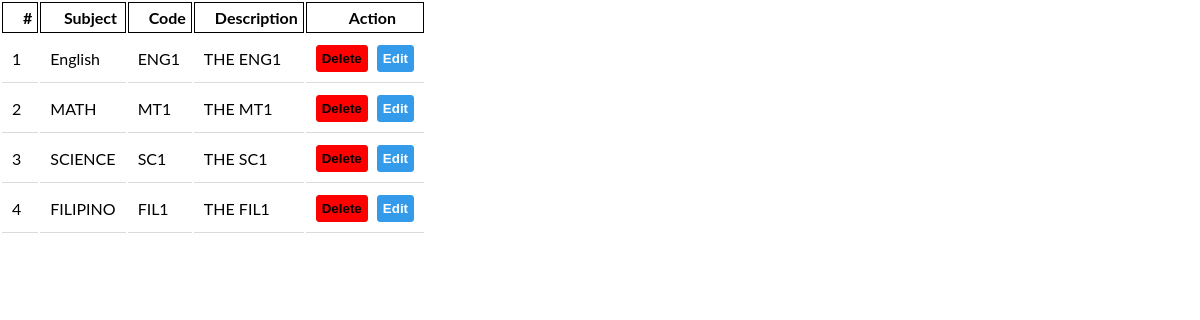
The page /admin/subjects/display_subject.php on the database its author committed.
### tables this page shows
CREATE TABLE `subject` (
  `subject_id` int(11) NOT NULL,
  `subject` varchar(50) NOT NULL,
  `subject_code` varchar(50) NOT NULL,
  `description` varchar(50) NOT NULL
);

### admin/subjects/display_subject.php (the view, shortened to what this page needs)
<?php
require_once('../../includes/connect.php');
?>
<!DOCTYPE html>
<html>
<head>
<link rel="stylesheet" href="../../css/styles.css">
    <link href="https://cdnjs.cloudflare.com/ajax/libs/toastr.js/2.0.1/css/toastr.css" rel="stylesheet"/>
</head>
<body>
<table class="table mt-3" id="po">
    <tr>
        <th>#</th>
        <th>Subject</th>
        <th>Code</th>
        <th>Description</th>
        <th>Action</th>
    </tr>
    <?php
        $getSubject="SELECT * FROM subject";
        $result_subject=mysqli_query($conn,$getSubject);
        $count=0;
        while($row=mysqli_fetch_array($result_subject)){
            $count++;
    ?>
        <tr id="<?php echo $row['subject_id']?>">
            <td><?php echo $count?></td>
            <td><?php echo $row['subject']?></td>
            <td><?php echo $row['subject_code']?></td>
            <td><?php echo $row['description']?></td>
            <td>
                <button onclick="confirm('are you sure?') && deleteSubject(<?php echo $row['subject_id']?>)"class="redblackButton">Delete</button>
                <button onclick="editSubject(<?php echo $row['subject_id']?>)"class="bluewhiteButton">Edit</button>
            </td>
        </tr>
    <?php
    }
    ?>
</table>
</body>
</html>

### css/styles.css (style rules this page uses)
body { margin:0; font-family: "Lato", sans-serif; }
* { box-sizing: border-box; }
.usertableStyle tr, td { color:#000; padding:10px; border-bottom:1px solid #dbdbdb; border-collapse:collapse; }
.teacherwrapper tr td,th { border:1px solid #000; padding:5px 5px 5px 20px; }
.bluewhiteButton { padding:5px; background-color:#349beb; border:1px solid #349beb; border-radius:3px; font-weight:bold; color:#fff; cursor:pointer; }
.redblackButton { padding:5px; background-color:red; border:1px solid red; border-radius:3px; font-weight:bold; cursor:pointer; margin-right:5px; }

### rows shown on the page
subject: subject "English", subject_code "ENG1", description "THE ENG1"
subject: subject "MATH", subject_code "MT1", description "THE MT1"
subject: subject "SCIENCE", subject_code "SC1", description "THE SC1"
subject: subject "FILIPINO", subject_code "FIL1", description "THE FIL1"
